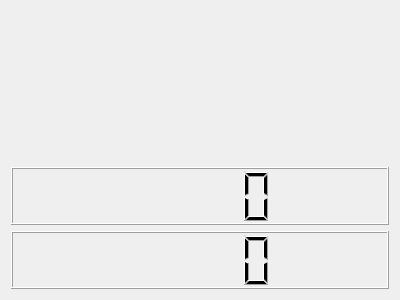
<?xml version="1.0" encoding="UTF-8"?>
<ui version="4.0">
 <class>Form</class>
 <widget class="QWidget" name="Form">
  <property name="geometry">
   <rect>
    <x>0</x>
    <y>0</y>
    <width>400</width>
    <height>300</height>
   </rect>
  </property>
  <property name="windowTitle">
   <string>Form</string>
  </property>
  <layout class="QVBoxLayout" name="verticalLayout">
   <item>
    <widget class="QLabel" name="label">
     <property name="sizePolicy">
      <sizepolicy hsizetype="Expanding" vsizetype="Fixed">
       <horstretch>0</horstretch>
       <verstretch>0</verstretch>
      </sizepolicy>
     </property>
     <property name="minimumSize">
      <size>
       <width>150</width>
       <height>150</height>
      </size>
     </property>
     <property name="text">
      <string/>
     </property>
     <property name="pixmap">
      <pixmap>ir2_logo150px_Aug2012.png</pixmap>
     </property>
     <property name="scaledContents">
      <bool>false</bool>
     </property>
     <property name="alignment">
      <set>Qt::AlignCenter</set>
     </property>
    </widget>
   </item>
   <item>
    <widget class="QLCDNumber" name="lcd1"/>
   </item>
   <item>
    <widget class="QLCDNumber" name="lcd2"/>
   </item>
  </layout>
 </widget>
 <resources/>
 <connections/>
</ui>
